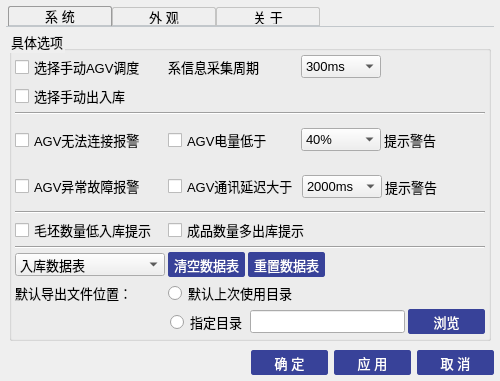
<?xml version="1.0" encoding="UTF-8"?>
<ui version="4.0">
 <class>systemconfigurewindow</class>
 <widget class="QWidget" name="systemconfigurewindow">
  <property name="geometry">
   <rect>
    <x>0</x>
    <y>0</y>
    <width>500</width>
    <height>381</height>
   </rect>
  </property>
  <property name="windowTitle">
   <string>Form</string>
  </property>
  <property name="styleSheet">
   <string notr="true">*{
	font-family: Microsoft YaHei UI;
	font: 10pt;
}

QMainWindow{
}

QMenuBar{
	background-color: rgb(212, 212, 213);
}

QToolBar QToolButton{
}

QToolBar{
	background-color: #8194ad;
}

  QTabWidget::pane { /* The tab widget frame */
      border-top: 1px solid #C2C7CB;
  }

  QTabWidget::tab-bar {
      left: 2px; /* move to the right by 5px */
  }

  /* Style the tab using the tab sub-control. Note that
      it reads QTabBar _not_ QTabWidget */
  QTabBar::tab {
	width:100px;
      background: qlineargradient(x1: 0, y1: 0, x2: 0, y2: 1,
                                  stop: 0 #E1E1E1, stop: 0.4 #DDDDDD,
                                  stop: 0.5 #D8D8D8, stop: 1.0 #D3D3D3);
      border: 1px solid #C4C4C3;
      border-bottom-color: #C2C7CB; /* same as the pane color */
      border-top-left-radius: 2px;
      border-top-right-radius: 2px;
      min-width: 8ex;
      padding: 1px;
  }

  QTabBar::tab:selected, QTabBar::tab:hover {
      background: qlineargradient(x1: 0, y1: 0, x2: 0, y2: 1,
                                  stop: 0 #fafafa, stop: 0.4 #f4f4f4,
                                  stop: 0.5 #e7e7e7, stop: 1.0 #fafafa);
  }

  QTabBar::tab:selected {
      border-color: #9B9B9B;
      border-bottom-color: #C2C7CB; /* same as pane color */
  }

  QTabBar::tab:!selected {
      margin-top: 1px; /* make non-selected tabs look smaller */
  }





QStatusBar{
	background-color: rgb(212, 212, 213);
}

QComboBox#tabper_choicecombo{

}

QPushButton{
	width:75px;
	height:23px;
	border: 1px solid #b8b8b8;
	border-radius: 2px;
	background-color: #b8b8b8;
}

QPushButton:enabled{
	color: rgb(255, 255, 255);
	border: 1px solid #384299;
	border-radius: 2px;
	background-color: #384299;
}

QPushButton:pressed{
	color: #34fcfc;
	background-color: #5d70ff;
}

QHeaderView {
	color: white;
	background-color: #6e7d94;
	min-height:28px;
}

QTextBrowser{
	background-color: rgb(207, 207, 209);
}

</string>
  </property>
  <layout class="QGridLayout" name="gridLayout">
   <property name="leftMargin">
    <number>6</number>
   </property>
   <property name="topMargin">
    <number>6</number>
   </property>
   <property name="rightMargin">
    <number>6</number>
   </property>
   <property name="bottomMargin">
    <number>6</number>
   </property>
   <property name="horizontalSpacing">
    <number>6</number>
   </property>
   <item row="1" column="0">
    <layout class="QHBoxLayout" name="horizontalLayout">
     <item>
      <spacer name="horizontalSpacer">
       <property name="orientation">
        <enum>Qt::Horizontal</enum>
       </property>
       <property name="sizeHint" stdset="0">
        <size>
         <width>40</width>
         <height>20</height>
        </size>
       </property>
      </spacer>
     </item>
     <item>
      <widget class="QPushButton" name="pushButton">
       <property name="text">
        <string>确 定</string>
       </property>
      </widget>
     </item>
     <item>
      <widget class="QPushButton" name="pushButton_2">
       <property name="text">
        <string>应 用</string>
       </property>
      </widget>
     </item>
     <item>
      <widget class="QPushButton" name="pushButton_3">
       <property name="text">
        <string>取 消</string>
       </property>
      </widget>
     </item>
    </layout>
   </item>
   <item row="0" column="0">
    <widget class="QTabWidget" name="tabWidget">
     <property name="tabPosition">
      <enum>QTabWidget::North</enum>
     </property>
     <property name="currentIndex">
      <number>0</number>
     </property>
     <widget class="QWidget" name="tab">
      <attribute name="title">
       <string>系 统</string>
      </attribute>
      <layout class="QGridLayout" name="gridLayout_3">
       <property name="leftMargin">
        <number>3</number>
       </property>
       <property name="topMargin">
        <number>3</number>
       </property>
       <property name="rightMargin">
        <number>3</number>
       </property>
       <property name="bottomMargin">
        <number>3</number>
       </property>
       <property name="spacing">
        <number>4</number>
       </property>
       <item row="1" column="0">
        <widget class="QGroupBox" name="groupBox_2">
         <property name="title">
          <string>具体选项</string>
         </property>
         <layout class="QGridLayout" name="gridLayout_4">
          <property name="leftMargin">
           <number>3</number>
          </property>
          <property name="topMargin">
           <number>3</number>
          </property>
          <property name="rightMargin">
           <number>3</number>
          </property>
          <property name="bottomMargin">
           <number>3</number>
          </property>
          <property name="spacing">
           <number>3</number>
          </property>
          <item row="0" column="0">
           <layout class="QHBoxLayout" name="horizontalLayout_7">
            <item>
             <widget class="QCheckBox" name="checkBox_6">
              <property name="minimumSize">
               <size>
                <width>150</width>
                <height>26</height>
               </size>
              </property>
              <property name="maximumSize">
               <size>
                <width>150</width>
                <height>16777215</height>
               </size>
              </property>
              <property name="text">
               <string>选择手动AGV调度</string>
              </property>
             </widget>
            </item>
            <item>
             <widget class="QLabel" name="label_4">
              <property name="minimumSize">
               <size>
                <width>130</width>
                <height>0</height>
               </size>
              </property>
              <property name="text">
               <string>系信息采集周期</string>
              </property>
             </widget>
            </item>
            <item>
             <widget class="QComboBox" name="comboBox_5">
              <property name="minimumSize">
               <size>
                <width>80</width>
                <height>0</height>
               </size>
              </property>
              <property name="maximumSize">
               <size>
                <width>80</width>
                <height>16777215</height>
               </size>
              </property>
              <item>
               <property name="text">
                <string>300ms</string>
               </property>
              </item>
              <item>
               <property name="text">
                <string>500ms</string>
               </property>
              </item>
              <item>
               <property name="text">
                <string>2000ms</string>
               </property>
              </item>
              <item>
               <property name="text">
                <string>1000ms</string>
               </property>
              </item>
             </widget>
            </item>
            <item>
             <spacer name="horizontalSpacer_3">
              <property name="orientation">
               <enum>Qt::Horizontal</enum>
              </property>
              <property name="sizeHint" stdset="0">
               <size>
                <width>40</width>
                <height>20</height>
               </size>
              </property>
             </spacer>
            </item>
           </layout>
          </item>
          <item row="1" column="0">
           <widget class="QCheckBox" name="checkBox_7">
            <property name="minimumSize">
             <size>
              <width>150</width>
              <height>26</height>
             </size>
            </property>
            <property name="maximumSize">
             <size>
              <width>150</width>
              <height>16777215</height>
             </size>
            </property>
            <property name="text">
             <string>选择手动出入库</string>
            </property>
           </widget>
          </item>
          <item row="2" column="0">
           <widget class="Line" name="line">
            <property name="orientation">
             <enum>Qt::Horizontal</enum>
            </property>
           </widget>
          </item>
          <item row="3" column="0">
           <layout class="QHBoxLayout" name="horizontalLayout_9">
            <item>
             <widget class="QCheckBox" name="checkBox_2">
              <property name="minimumSize">
               <size>
                <width>150</width>
                <height>26</height>
               </size>
              </property>
              <property name="maximumSize">
               <size>
                <width>150</width>
                <height>16777215</height>
               </size>
              </property>
              <property name="text">
               <string>AGV无法连接报警</string>
              </property>
             </widget>
            </item>
            <item>
             <layout class="QHBoxLayout" name="horizontalLayout_3">
              <item>
               <widget class="QCheckBox" name="checkBox">
                <property name="minimumSize">
                 <size>
                  <width>130</width>
                  <height>26</height>
                 </size>
                </property>
                <property name="text">
                 <string>AGV电量低于</string>
                </property>
               </widget>
              </item>
              <item>
               <widget class="QComboBox" name="comboBox_3">
                <property name="minimumSize">
                 <size>
                  <width>80</width>
                  <height>0</height>
                 </size>
                </property>
                <property name="maximumSize">
                 <size>
                  <width>80</width>
                  <height>16777215</height>
                 </size>
                </property>
                <item>
                 <property name="text">
                  <string>40%</string>
                 </property>
                </item>
                <item>
                 <property name="text">
                  <string>50%</string>
                 </property>
                </item>
                <item>
                 <property name="text">
                  <string>60%</string>
                 </property>
                </item>
               </widget>
              </item>
              <item>
               <widget class="QLabel" name="label">
                <property name="text">
                 <string>提示警告</string>
                </property>
               </widget>
              </item>
             </layout>
            </item>
           </layout>
          </item>
          <item row="4" column="0">
           <layout class="QHBoxLayout" name="horizontalLayout_8">
            <item>
             <widget class="QCheckBox" name="checkBox_5">
              <property name="minimumSize">
               <size>
                <width>150</width>
                <height>26</height>
               </size>
              </property>
              <property name="maximumSize">
               <size>
                <width>150</width>
                <height>16777215</height>
               </size>
              </property>
              <property name="text">
               <string>AGV异常故障报警</string>
              </property>
             </widget>
            </item>
            <item>
             <layout class="QHBoxLayout" name="horizontalLayout_4">
              <item>
               <widget class="QCheckBox" name="checkBox_8">
                <property name="minimumSize">
                 <size>
                  <width>130</width>
                  <height>26</height>
                 </size>
                </property>
                <property name="text">
                 <string>AGV通讯延迟大于</string>
                </property>
               </widget>
              </item>
              <item>
               <widget class="QComboBox" name="comboBox_4">
                <property name="minimumSize">
                 <size>
                  <width>80</width>
                  <height>0</height>
                 </size>
                </property>
                <property name="maximumSize">
                 <size>
                  <width>80</width>
                  <height>16777215</height>
                 </size>
                </property>
                <item>
                 <property name="text">
                  <string>2000ms</string>
                 </property>
                </item>
                <item>
                 <property name="text">
                  <string>1000ms</string>
                 </property>
                </item>
                <item>
                 <property name="text">
                  <string>500ms</string>
                 </property>
                </item>
               </widget>
              </item>
              <item>
               <widget class="QLabel" name="label_2">
                <property name="text">
                 <string>提示警告</string>
                </property>
               </widget>
              </item>
             </layout>
            </item>
           </layout>
          </item>
          <item row="5" column="0">
           <widget class="Line" name="line_2">
            <property name="orientation">
             <enum>Qt::Horizontal</enum>
            </property>
           </widget>
          </item>
          <item row="6" column="0">
           <layout class="QHBoxLayout" name="horizontalLayout_10">
            <item>
             <widget class="QCheckBox" name="checkBox_3">
              <property name="minimumSize">
               <size>
                <width>150</width>
                <height>26</height>
               </size>
              </property>
              <property name="maximumSize">
               <size>
                <width>150</width>
                <height>16777215</height>
               </size>
              </property>
              <property name="text">
               <string>毛坯数量低入库提示</string>
              </property>
             </widget>
            </item>
            <item>
             <widget class="QCheckBox" name="checkBox_4">
              <property name="minimumSize">
               <size>
                <width>130</width>
                <height>26</height>
               </size>
              </property>
              <property name="text">
               <string>成品数量多出库提示</string>
              </property>
             </widget>
            </item>
            <item>
             <spacer name="horizontalSpacer_5">
              <property name="orientation">
               <enum>Qt::Horizontal</enum>
              </property>
              <property name="sizeHint" stdset="0">
               <size>
                <width>40</width>
                <height>20</height>
               </size>
              </property>
             </spacer>
            </item>
           </layout>
          </item>
          <item row="7" column="0">
           <widget class="Line" name="line_3">
            <property name="orientation">
             <enum>Qt::Horizontal</enum>
            </property>
           </widget>
          </item>
          <item row="8" column="0">
           <layout class="QHBoxLayout" name="horizontalLayout_2">
            <item>
             <widget class="QComboBox" name="comboBox_2">
              <property name="minimumSize">
               <size>
                <width>150</width>
                <height>0</height>
               </size>
              </property>
              <property name="maximumSize">
               <size>
                <width>150</width>
                <height>16777215</height>
               </size>
              </property>
              <item>
               <property name="text">
                <string>入库数据表</string>
               </property>
              </item>
             </widget>
            </item>
            <item>
             <widget class="QPushButton" name="pushButton_6">
              <property name="maximumSize">
               <size>
                <width>120</width>
                <height>16777215</height>
               </size>
              </property>
              <property name="text">
               <string>清空数据表</string>
              </property>
             </widget>
            </item>
            <item>
             <widget class="QPushButton" name="pushButton_5">
              <property name="maximumSize">
               <size>
                <width>120</width>
                <height>16777215</height>
               </size>
              </property>
              <property name="text">
               <string>重置数据表</string>
              </property>
             </widget>
            </item>
            <item>
             <spacer name="horizontalSpacer_4">
              <property name="orientation">
               <enum>Qt::Horizontal</enum>
              </property>
              <property name="sizeHint" stdset="0">
               <size>
                <width>40</width>
                <height>20</height>
               </size>
              </property>
             </spacer>
            </item>
           </layout>
          </item>
          <item row="9" column="0">
           <layout class="QHBoxLayout" name="horizontalLayout_5">
            <item>
             <widget class="QLabel" name="label_3">
              <property name="minimumSize">
               <size>
                <width>150</width>
                <height>0</height>
               </size>
              </property>
              <property name="maximumSize">
               <size>
                <width>150</width>
                <height>16777215</height>
               </size>
              </property>
              <property name="text">
               <string>默认导出文件位置：</string>
              </property>
             </widget>
            </item>
            <item>
             <widget class="QRadioButton" name="radioButton">
              <property name="text">
               <string>默认上次使用目录</string>
              </property>
             </widget>
            </item>
            <item>
             <spacer name="horizontalSpacer_6">
              <property name="orientation">
               <enum>Qt::Horizontal</enum>
              </property>
              <property name="sizeHint" stdset="0">
               <size>
                <width>40</width>
                <height>20</height>
               </size>
              </property>
             </spacer>
            </item>
           </layout>
          </item>
          <item row="10" column="0">
           <layout class="QHBoxLayout" name="horizontalLayout_6">
            <item>
             <spacer name="horizontalSpacer_2">
              <property name="orientation">
               <enum>Qt::Horizontal</enum>
              </property>
              <property name="sizeHint" stdset="0">
               <size>
                <width>40</width>
                <height>20</height>
               </size>
              </property>
             </spacer>
            </item>
            <item>
             <widget class="QRadioButton" name="radioButton_2">
              <property name="text">
               <string>指定目录</string>
              </property>
             </widget>
            </item>
            <item>
             <widget class="QLineEdit" name="lineEdit"/>
            </item>
            <item>
             <widget class="QPushButton" name="pushButton_8">
              <property name="text">
               <string>浏览</string>
              </property>
             </widget>
            </item>
           </layout>
          </item>
         </layout>
        </widget>
       </item>
      </layout>
     </widget>
     <widget class="QWidget" name="tab_2">
      <attribute name="title">
       <string>外 观</string>
      </attribute>
      <layout class="QGridLayout" name="gridLayout_2">
       <item row="0" column="0">
        <widget class="QGroupBox" name="groupBox">
         <property name="title">
          <string>具体选项</string>
         </property>
         <widget class="QPushButton" name="pushButton_4">
          <property name="geometry">
           <rect>
            <x>250</x>
            <y>30</y>
            <width>91</width>
            <height>23</height>
           </rect>
          </property>
          <property name="text">
           <string>重置数据表</string>
          </property>
         </widget>
         <widget class="QComboBox" name="comboBox">
          <property name="geometry">
           <rect>
            <x>30</x>
            <y>30</y>
            <width>191</width>
            <height>22</height>
           </rect>
          </property>
         </widget>
         <widget class="QPushButton" name="pushButton_7">
          <property name="geometry">
           <rect>
            <x>280</x>
            <y>120</y>
            <width>91</width>
            <height>23</height>
           </rect>
          </property>
          <property name="text">
           <string>splash</string>
          </property>
         </widget>
        </widget>
       </item>
      </layout>
     </widget>
     <widget class="QWidget" name="tab_3">
      <attribute name="title">
       <string>关 于</string>
      </attribute>
     </widget>
    </widget>
   </item>
  </layout>
 </widget>
 <resources/>
 <connections/>
</ui>
